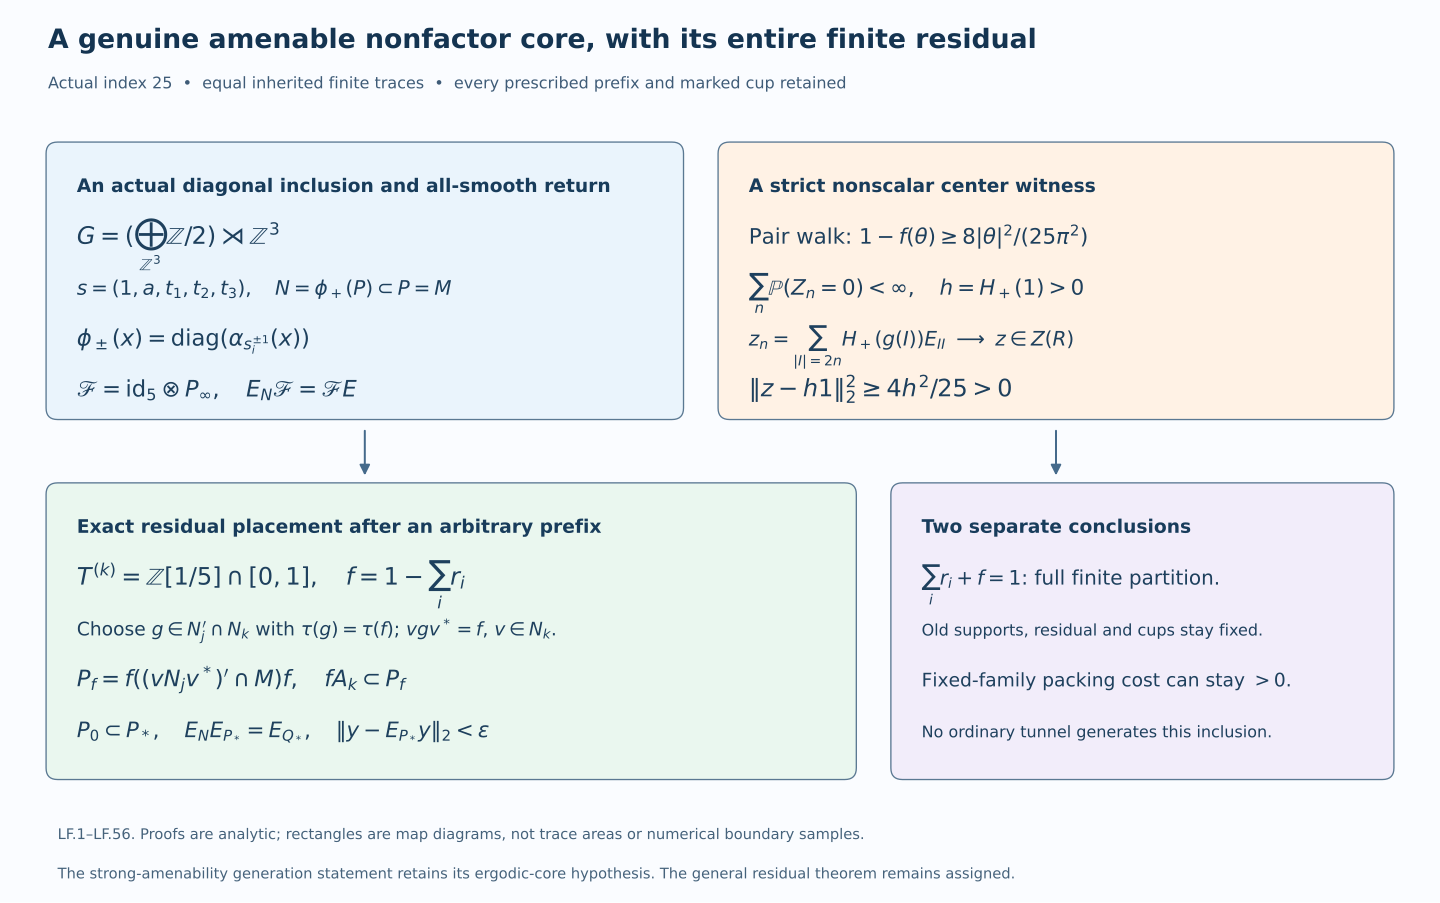

The Python source for this figure:
"""Exact finite group/trace checks and a reproducible nonfactor residual diagram."""
from pathlib import Path
from collections import Counter
from fractions import Fraction as F
from functools import reduce
import json
import matplotlib
matplotlib.use('Agg')
import matplotlib.pyplot as plt
from matplotlib.patches import FancyBboxPatch, FancyArrowPatch

D=Path(__file__).resolve().parent
zero=(0,0,0)
identity=(frozenset(),zero)
labels=[identity,(frozenset([zero]),zero)]
labels += [(frozenset(),tuple(int(i==j) for i in range(3))) for j in range(3)]
def mul(g,h):
    c,v=g; d,w=h
    shifted=frozenset(tuple(x[i]+v[i] for i in range(3)) for x in d)
    return c.symmetric_difference(shifted),tuple(v[i]+w[i] for i in range(3))
def inv(g):
    c,v=g
    return frozenset(tuple(x[i]-v[i] for i in range(3)) for x in c),tuple(-a for a in v)
def exact_checks():
    assert all(mul(x,inv(x))==identity==mul(inv(x),x) for x in labels)
    for x in labels:
        for y in labels:
            for z in labels:
                assert mul(mul(x,y),z)==mul(x,mul(y,z))
    rows=[]
    for sign in [1,-1]:
        words=Counter({identity:1})
        for n in range(1,7):
            step_sign=sign if n%2 else -sign
            step=labels if step_sign==1 else list(map(inv,labels))
            nxt=Counter()
            for g,count in words.items():
                for h in step:nxt[mul(g,h)]+=count
            words=nxt
            assert sum(words.values())==5**n
            # Every minimal block trace and the actual local-index dual weight.
            tau=F(1,5**n);rho=F(1,25**n)/tau
            assert rho==tau and 25**n*tau*rho==1
            # Filling all available ranks gives every integer in [0,5**n].
            reachable=1
            for cap in words.values():
                reachable=reduce(int.__or__,(reachable<<j for j in range(cap+1)),0)
            assert reachable==(1<<(5**n+1))-1
            rows.append(dict(sign=sign,length=n,blocks=len(words),
                             dimensions=5**n,minimal_trace=str(tau),
                             dual_trace=str(rho),all_integer_rank_fibers=True))
    projected=Counter()
    for x in labels:
        for y in labels:projected[mul(x,inv(y))[1]]+=1
    assert sum(projected.values())==25 and projected[zero]==7
    covariance=[[sum(F(count,25)*v[i]*v[j] for v,count in projected.items())
                 for j in range(3)] for i in range(3)]
    assert covariance==[[F(8,25) if i==j else F(-2,25) for j in range(3)] for i in range(3)]
    residual=1-F(7,25)-F(9,125)
    assert residual==F(81,125)
    return dict(checks_passed=True,finite_length_checks=rows,
                projected_pair_covariance=[[str(v) for v in row] for row in covariance],
                example_residual_trace=str(residual),
                transience_and_nonscalar_center='Complete analytic LF.31–LF.41 proof; finite checks are not extrapolated',
                all_smooth_amenability='Complete arbitrary-representation LF.19–LF.30 proof',
                full_original_theorem_claimed=False)

def draw():
    fig,ax=plt.subplots(figsize=(15,9.4))
    fig.patch.set_facecolor('#fafcff')
    ax.set(xlim=(0,15),ylim=(0,9.4));ax.axis('off')
    ax.text(.5,8.9,'A genuine amenable nonfactor core, with its entire finite residual',fontsize=20,
            color='#143451',weight='bold')
    ax.text(.5,8.48,'Actual index 25  •  equal inherited finite traces  •  every prescribed prefix and marked cup retained',
            fontsize=12,color='#3e5b77')
    def box(x,y,w,h,title,lines,face):
        ax.add_patch(FancyBboxPatch((x,y),w,h,boxstyle='round,pad=.12',
                                  facecolor=face,edgecolor='#5a7892'))
        ax.text(x+.2,y+h-.4,title,fontsize=14,color='#183c5b',weight='bold')
        for j,(t,size) in enumerate(lines):
            ax.text(x+.2,y+h-.94-.53*j,t,fontsize=size,color='#1e405d')
    def arrow(x1,y1,x2,y2):
        ax.add_patch(FancyArrowPatch((x1,y1),(x2,y2),arrowstyle='-|>',mutation_scale=16,
                                    color='#456a8b',linewidth=1.5))
    box(.6,5.15,6.4,2.65,'An actual diagonal inclusion and all-smooth return',
        [(r'$G=(\bigoplus_{\mathbb{Z}^3}\mathbb{Z}/2)\rtimes\mathbb{Z}^3$',18),
         (r'$s=(1,a,t_1,t_2,t_3),\quad N=\phi_+(P)\subset P=M$',15),
         (r'$\phi_\pm(x)=\mathrm{diag}(\alpha_{s_i^{\pm1}}(x))$',17),
         (r'$\mathscr{F}=\mathrm{id}_{5}\otimes P_\infty,\quad E_N\mathscr{F}=\mathscr{F}E$',17)],
        '#eaf4fc')
    box(7.6,5.15,6.8,2.65,'A strict nonscalar center witness',
        [(r'Pair walk: $1-f(\theta)\geq 8|\theta|^2/(25\pi^2)$',16),
         (r'$\sum_n\mathbb{P}(Z_n=0)<\infty,\quad h=H_+(1)>0$',16),
         (r'$z_n=\sum_{|I|=2n}H_+(g(I))E_{II}\ \longrightarrow\ z\in Z(R)$',15),
         (r'$\|z-h1\|_2^2\geq4h^2/25>0$',18)],
        '#fff2e5')
    box(.6,1.4,8.2,2.85,'Exact residual placement after an arbitrary prefix',
        [(r'$T^{(k)}=\mathbb{Z}[1/5]\cap[0,1],\quad f=1-\sum_i r_i$',18),
         (r'Choose $g\in N_j^\prime\cap N_k$ with $\tau(g)=\tau(f)$; $vgv^*=f$, $v\in N_k$.',14),
         (r'$P_f=f((vN_jv^*)^\prime\cap M)f,\quad fA_k\subset P_f$',17),
         (r'$P_0\subset P_*,\quad E_NE_{P_*}=E_{Q_*},\quad\|y-E_{P_*}y\|_2<\varepsilon$',16)],
        '#eaf7ef')
    box(9.4,1.4,5.0,2.85,'Two separate conclusions',
        [(r'$\sum_i r_i+f=1$: full finite partition.',15),
         ('Old supports, residual and cups stay fixed.',12),
         (r'Fixed-family packing cost can stay $>0$.',14),
         ('No ordinary tunnel generates this inclusion.',12)],
        '#f2edfa')
    arrow(3.8,4.94,3.8,4.42)
    arrow(11,4.94,11,4.42)
    ax.text(.6,.66,'LF.1–LF.56. Proofs are analytic; rectangles are map diagrams, not trace areas or numerical boundary samples.',
            fontsize=11,color='#45627b')
    ax.text(.6,.25,'The strong-amenability generation statement retains its ergodic-core hypothesis. The general residual theorem remains assigned.',
            fontsize=11,color='#45627b')
    fig.subplots_adjust(left=0,right=1,top=1,bottom=0)
    for ext in ['svg','png']:
        fig.savefig(D/('nonfactor-core-and-residual-v11.'+ext),dpi=120,facecolor=fig.get_facecolor())
    p=D/'nonfactor-core-and-residual-v11.svg'
    p.write_text('\n'.join(x.rstrip() for x in p.read_text(encoding='utf-8').splitlines())+'\n',encoding='utf-8')
    plt.close(fig)

if __name__=='__main__':
    result=exact_checks()
    (D/'exact-nonfactor-checks.json').write_text(json.dumps(result,indent=2)+'\n',encoding='utf-8')
    draw()
    print(json.dumps(dict(checks_passed=True,finite_lengths=6,signs=2,actual_local_index=25)))
